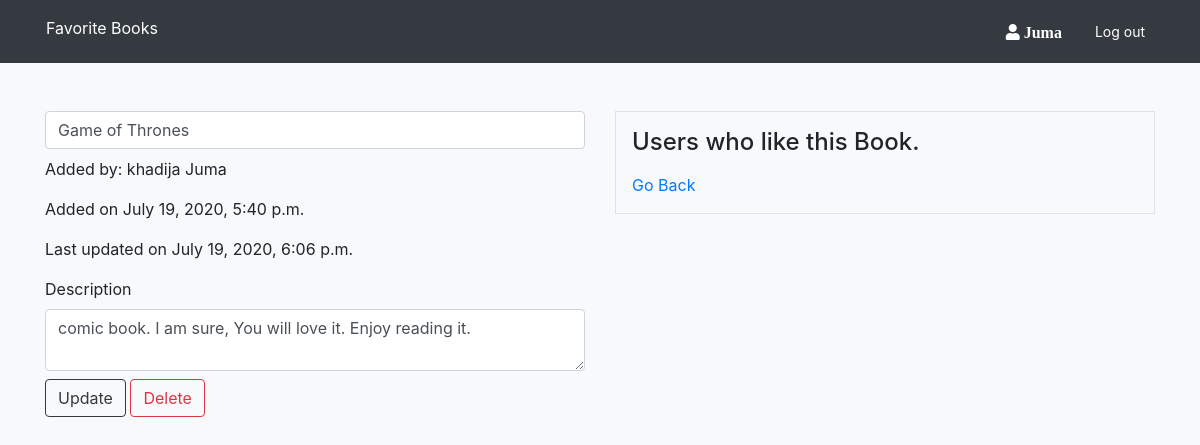
Page /books/11 (signed in) on the committed database.
### login/models.py (models this page shows)
class User(models.Model):
  first_name = models.CharField(max_length=255)
  last_name = models.CharField(max_length=255)
  email = models.CharField(max_length=255)
  password = models.CharField(max_length=255)
  created_at = models.DateTimeField(auto_now_add=True)
  updated_at = models.DateTimeField(auto_now=True)
  objects = UserManager()

### books/models.py (models this page shows)
class Book(models.Model):
  title = models.CharField(max_length=255)
  description = models.TextField()
  uploader = models.ForeignKey(User, related_name="upload_books",on_delete=models.CASCADE)
  users_who_like = models.ManyToManyField(User, related_name='liked_books')
  created_at = models.DateTimeField(auto_now_add=True)
  updated_at = models.DateTimeField(auto_now=True)

### books/views.py (the view)
# urls.py: path('<int:book_id>', views.book_details),
def book_details(request, book_id):
  current_book = Book.objects.get(id=book_id)
  context = {
    'cur_book': current_book
  }
  if 'user_id' not in request.session:
      return redirect('/')
  else:
      return render(request, 'books/book.html', context)

### books/templates/books/book.html (shortened to what this page needs)
<!DOCTYPE html>
<html lang="en">
<head>
  <link rel="stylesheet" href="https://stackpath.bootstrapcdn.com/bootstrap/4.5.0/css/bootstrap.min.css">
  <link rel="stylesheet" href="https://use.fontawesome.com/releases/v5.8.2/css/all.css"
>
</head>
<body class="bg-light">
  <nav class="bg-dark">
  <div class="d-flex container text-white p-3">
    <a href="/books/" class="mr-auto text-white d-2">Favorite Books</a>
    <i class="fas fa-user fa-1.5x mr-4 mt-2"> {{request.session.name}}</i>
    <a href="/logout" class="btn btn-sm btn-dark text-white">Log out</a>
  </div>
  </nav>
  <div class="container">
    <div class="row mt-5">
      <div class="col-sm-6">
        {% if cur_book.uploader.id == request.session.user_id%}
        <form action="/books/update_book/{{cur_book.id}}" method="POST" class="form-group">
          <input type="text" name="title" value="{{cur_book.title}}" class="form-control mb-2">
          <p>Added by: {{cur_book.uploader.first_name}} {{cur_book.uploader.last_name}}</p>
          <p>Added on {{cur_book.created_at}}</p>
          <p>Last updated on {{cur_book.updated_at}}</p>
          <label for="ds">Description</label>
          <textarea name="des" id="ds" class="form-control mb-2">{{cur_book.description}}</textarea>
          <input type="submit" value="Update" class="btn btn-outline-dark"> <a href="/books/delete_book/{{cur_book.id}}" class="btn btn-outline-danger">Delete</a>
        </form>
        {% endif %}
      </div>
      <div class="col-sm-6">
        <div class="border p-3">
          <h4>Users who like this Book.</h4>
            <a href="/books">Go Back</a>
        </div>
      </div>
    </div>
  </div>
</body>
</html>

### rows in the picture
User: session.name "Juma"
Book: title "Game of Thrones", uploader.first_name "khadija", uploader.last_name "Juma", created_at "July 19, 2020, 5:40 p.m.", updated_at "July 19, 2020, 6:06 p.m.", des "comic book. I am sure, You will love it. Enjoy reading it."
